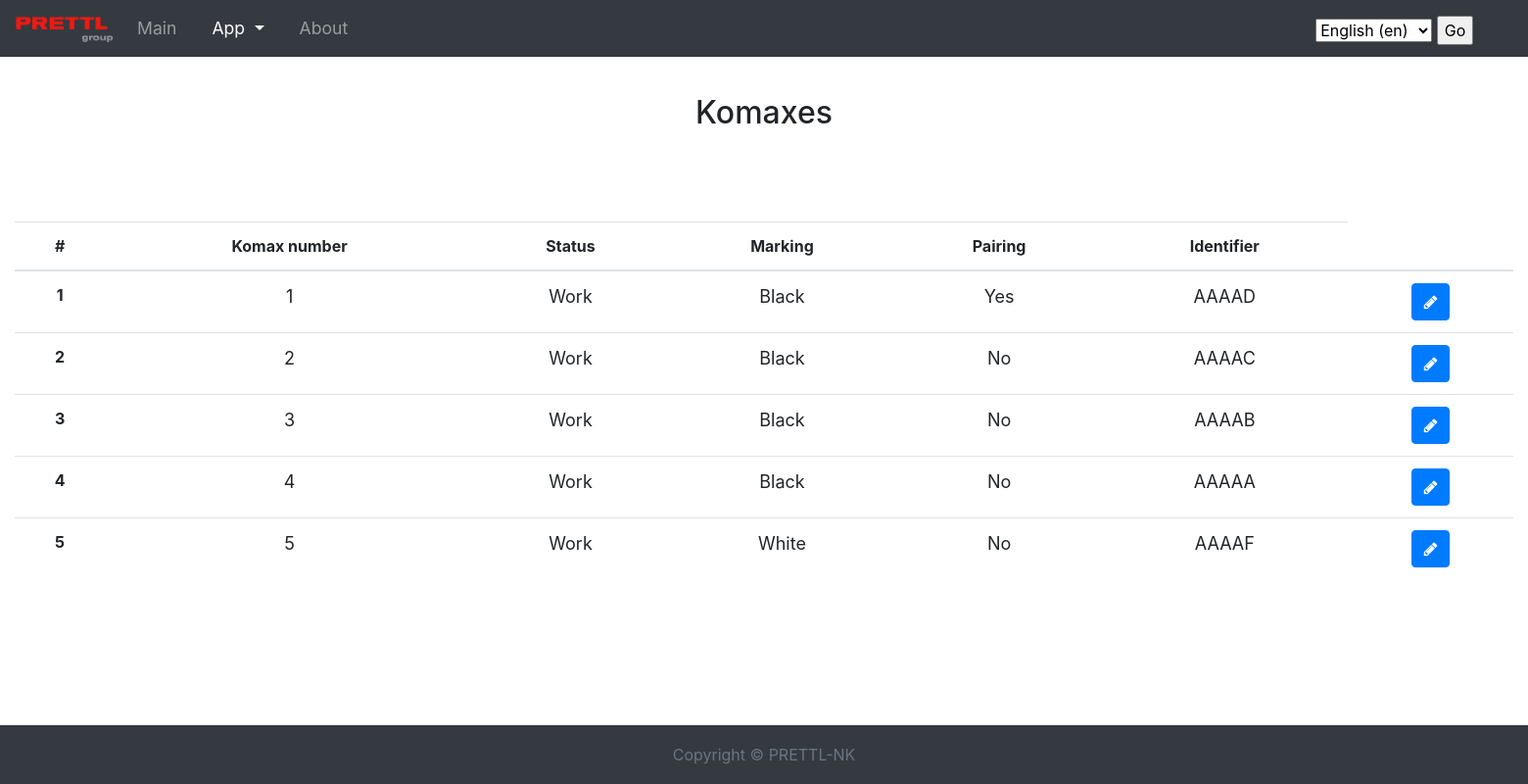
Screenshot of /komax_app/komaxes/ with the database file from the repository.
### komax_app/models.py (models this page shows, shortened)
class Komax(models.Model):
    STATUS_CHOICES = [
        (1, 'Work'),
        (2, 'Repair'),
        (0, 'Not working')
    ]
    MARKING_CHOICES = [
        (2, 'White'),
        (1, 'Black'),
        (3, 'Both')
    ]
    PAIRING_CHOICES = [
        (1, 'Yes'),
        (0, 'No')
    ]
    number = models.PositiveSmallIntegerField(unique=True, verbose_name=_('komaxes'))
    identifier = models.CharField(max_length=256)
    status = models.PositiveSmallIntegerField(choices=STATUS_CHOICES, default=1)
    marking = models.PositiveSmallIntegerField(choices=MARKING_CHOICES, default=1)
    pairing = models.PositiveSmallIntegerField(choices=PAIRING_CHOICES, default=0)

### komax_app/views.py (the view, shortened to what this page needs)
class KomaxListView(View):
    template_name = 'komax_app/komaxes.html'
    status = {
        1: 'Work',
        2: 'Repair',
        0: 'Not working'
    }
    marking = {
        1: 'Black',
        2: 'White',
        3: 'Both'
    }
    pairing = {
        0: 'No',
        1: 'Yes',
    }
    def get(self, request, *args, **kwargs):
        komaxes = Komax.objects.order_by('number')
        komaxes = [(komax.number, self.status.get(komax.status), self.marking.get(komax.marking),
                                   self.pairing.get(komax.pairing), komax.identifier) for komax in komaxes]
        context = {
            'komaxes': komaxes,
            'komax_status': self.status.values(),
            'komax_marking': self.marking.values(),
            'komax_pairing': self.pairing.values(),
        }
        return render(request, self.template_name, context)

### komax_app/templates/komax_app/komaxes.html (shortened to what this page needs)
{% extends 'komax_app/komax_app_main.html' %}
{% load staticfiles %}
{% load i18n %}
{% block main_content %}
    <link type="text/css" rel="stylesheet" href="{% static 'komax_app/komaxes.css' %}">
    <div class="container-fluid">
        <h2 class="text-center">{% trans 'Komaxes' %}</h2>
    <table class="table table-stripped">
    <thred>
        <tr>
            <th class='text-center' scope="col">#</th>
            <th class='text-center' scope="col">{% blocktrans %}Komax number{% endblocktrans %}</th>
            <th class='text-center' scope="col">{% trans 'Status' %}</th>
            <th class='text-center' scope="col">{% trans 'Marking' %}</th>
            <th class='text-center' scope="col">{% trans 'Pairing' %}</th>
            <th class='text-center' scope="col">{% trans 'Identifier' %}</th>
        </tr>
    </thred>
    <tbody>
        {% for komax in komaxes %}
            <tr>
                <th class='text-center' scope="row">{{ forloop.counter }}</th>
                <td class="text-center">{{ komax.0 }}</td>
                <td class="text-center">{% trans komax.1 %}</td>
                <td class="text-center">{% trans komax.2 %}</td>
                <td class="text-center">{% trans komax.3 %}</td>
                <td class="text-center">{{ komax.4 }}</td>
                <td class="text-center">
                    <button type="button" class="btn btn-primary change-button" data-toggle="modal" data-target="#komax-change-modal" data-whatever="{{ komax.0 }}">
                        <i class="fa fa-pencil"></i>
                    </button>
                </td>
            </tr>
        {% endfor %}
    </tbody>
    </table>
    </div>
{% endblock %}

### static/css/main.css (style rules this page uses)
body { padding-top: 3.5rem; min-height: 100%; height: 100%; margin-bottom: 60px; }
html { position: relative; min-height: 100%; }

### komax_app/static/komax_app/komaxes.css (style rules this page uses)
h2 { margin: 40px 0 10px 0; }
td { font-size: large; }

### rows the page displays
Komax: identifier "AAAAD"
Komax: identifier "AAAAC"
Komax: identifier "AAAAB"
Komax: identifier "AAAAA"
Komax: identifier "AAAAF"

### other values shown
{{ komax.0 }} "1" "2" "3" "4" "5"
form field language "English (en)"
